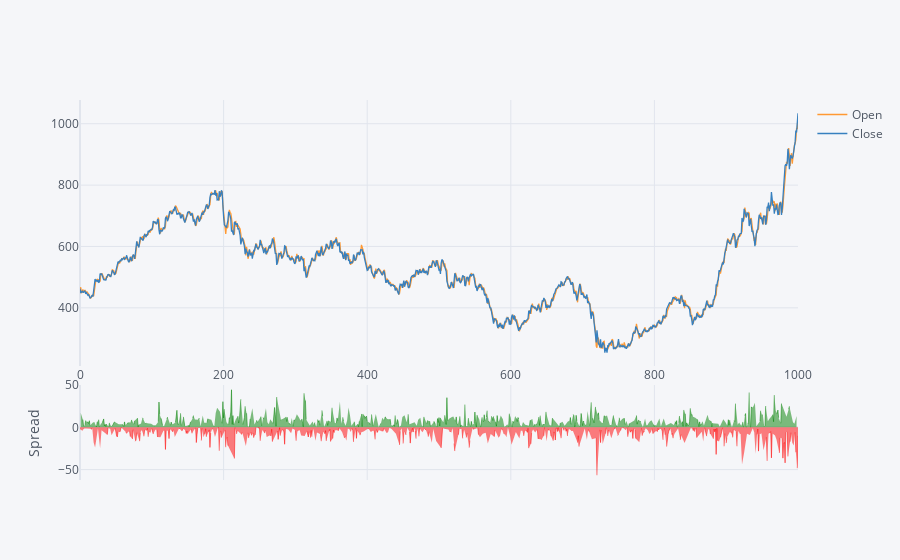

This figure's notebook cell:
### Code cell
df2[['Open','Close']].iplot(kind='spread')

### Figure 1 — Plotly figure (JSON) as saved in the notebook; plotly's stock layout.template omitted (floating-point values rounded to 4 significant figures; data arrays with more than 128 entries replaced by an {"elided": "..."} marker saying what was removed)
{"data": [{"line": {"color": "rgba(255, 153, 51, 1.0)", "dash": "solid", "shape": "linear", "width": 1.3}, "mode": "lines", "name": "Open", "text": "", "type": "scatter", "x": {"elided": "1001 int values"}, "y": {"elided": "1001 float values"}}, {"line": {"color": "rgba(55, 128, 191, 1.0)", "dash": "solid", "shape": "linear", "width": 1.3}, "mode": "lines", "name": "Close", "text": "", "type": "scatter", "x": {"elided": "1001 int values"}, "y": {"elided": "1001 float values"}}, {"connectgaps": false, "fill": "tozeroy", "line": {"color": "green", "dash": "solid", "shape": "linear", "width": 0.5}, "mode": "lines", "name": "Spread", "showlegend": false, "type": "scatter", "x": {"elided": "1001 int values"}, "xaxis": "x2", "y": {"elided": "1001 mixed values"}, "yaxis": "y2"}, {"connectgaps": false, "fill": "tozeroy", "line": {"color": "red", "dash": "solid", "shape": "linear", "width": 0.5}, "mode": "lines", "name": "Spread", "showlegend": false, "type": "scatter", "x": {"elided": "1001 int values"}, "xaxis": "x2", "y": {"elided": "1001 mixed values"}, "yaxis": "y2"}], "layout": {"hovermode": "x", "legend": {"bgcolor": "#F5F6F9", "font": {"color": "#4D5663"}}, "paper_bgcolor": "#F5F6F9", "plot_bgcolor": "#F5F6F9", "title": {"font": {"color": "#4D5663"}}, "xaxis": {"gridcolor": "#E1E5ED", "showgrid": true, "tickfont": {"color": "#4D5663"}, "title": {"font": {"color": "#4D5663"}, "text": ""}, "zerolinecolor": "#E1E5ED"}, "xaxis2": {"anchor": "y2", "gridcolor": "#E1E5ED", "showgrid": true, "showticklabels": false, "tickfont": {"color": "#4D5663"}, "title": {"font": {"color": "#4D5663"}, "text": ""}, "zerolinecolor": "#E1E5ED"}, "yaxis": {"domain": [0.3, 1], "gridcolor": "#E1E5ED", "showgrid": true, "tickfont": {"color": "#4D5663"}, "title": {"font": {"color": "#4D5663"}, "text": ""}, "zerolinecolor": "#E1E5ED"}, "yaxis2": {"domain": [0, 0.25], "gridcolor": "#E1E5ED", "showgrid": true, "tickfont": {"color": "#4D5663"}, "title": {"font": {"color": "#4D5663"}, "text": "Spread"}, "zerolinecolor": "#E1E5ED"}}}
